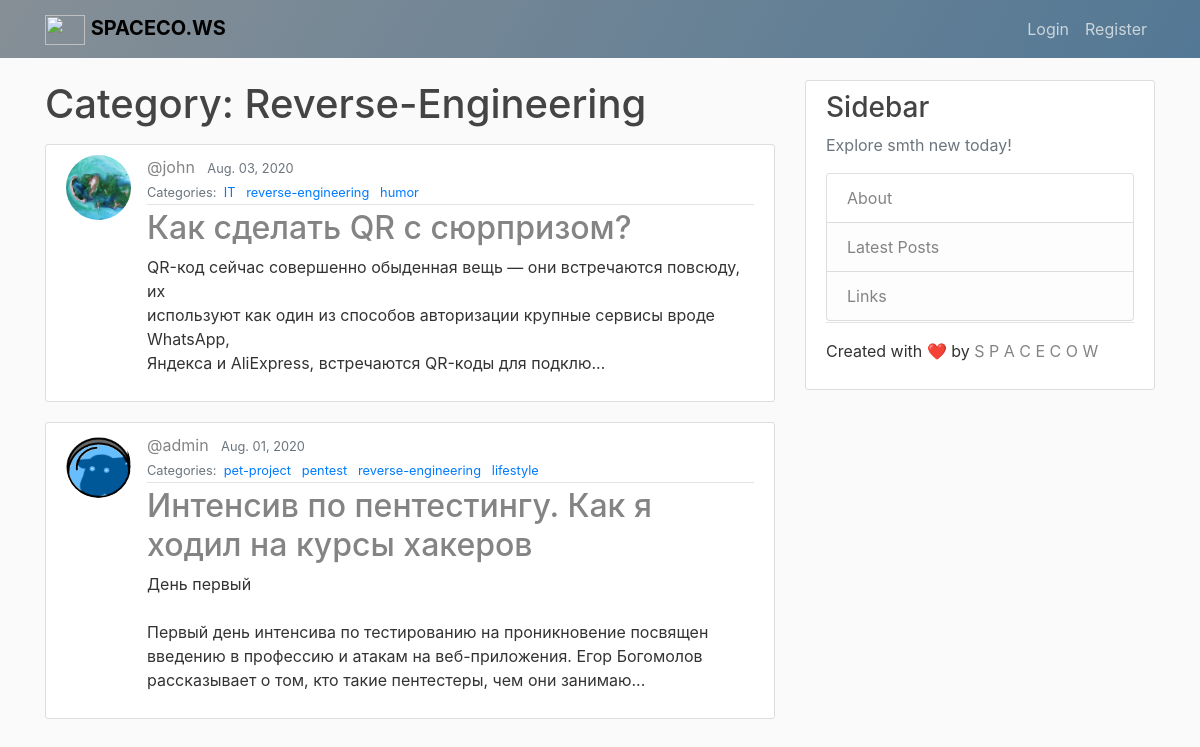
/reverse-engineering/, run on the app's committed database.
### blog/models.py (models this page shows, shortened)
class Category(models.Model):
    name = models.CharField(max_length=20)

class Post(models.Model):
    title = models.CharField(max_length=200, db_index=True)
    content = models.TextField()
    date_posted = models.DateTimeField(default=timezone.now)
    author = models.ForeignKey(User, on_delete=models.CASCADE)
    categories = models.ManyToManyField('Category', related_name='posts')
    image = models.ImageField(upload_to='images/', default="images/None/no-img.jpg")
    slug= models.SlugField(max_length=500, unique=True, null=True, blank=True, db_index=True)

### users/models.py (models this page shows, shortened)
class Profile(models.Model):
    user = models.OneToOneField(User, on_delete=models.CASCADE)
    image = models.ImageField(default='default.png', upload_to='profile_pics')

### blog/views.py (the view)
# urls.py: path("<category>/", views.blog_category, name="blog_category"),
def blog_category(request, category):
    posts = Post.objects.filter(categories__name__contains=category).order_by('-date_posted')
    content = {
        'category': category,
        'posts': posts
    }
    return render(request, 'blog/blog_category.html', content) #<--(didn't add content block) bug found 05.11.19

### blog/templates/blog/blog_category.html
{% extends 'blog/base.html' %}
{% block content %}
  <h1 class='mb-3'>Category: {{ category | title }}</h1>
  {% for post in posts %}
  <article class="media content-section">
    <img class="rounded-circle article-img" src="{{ post.author.profile.image.url }}" alt="">
    <div class="media-body">
      <div class="article-metadata">
        <a class="mr-2 author_title" href="{% url 'user-posts' post.author.username %}">@{{ post.author }}</a>
        <small class="text-muted">{{ post.date_posted|date:"N d, Y" }}</small>
        <div>
        <small class="text-muted">
          Categories:&nbsp;
          {% for category in post.categories.all %}
          <a href="{% url 'blog_category' category.name %}">
            {{ category.name }}
          </a>&nbsp;
          {% endfor %}
        </small>
        </div>
      </div>
      <h2><a class="article-title" href="{% url 'post-detail' post.slug %}">{{ post.title }}</a></h2>
      <p class="article-content">{{ post.content|slice:200 }}...</p>
    </div>
  </article>
  {% endfor %}
{% endblock content %}

### blog/static/blog/main.css (style rules this page uses)
body { background: #fafafa; color: #333333; margin-top: 5rem; }
h1, h2, h3, h4, h5, h6 { color: #444444; }
.content-section { background: #ffffff; padding: 10px 20px; border: 1px solid #dddddd; border-radius: 3px; margin-bottom: 20px; }
.article-title { color: #848484; }
.article-content { white-space: pre-line; }
.article-img { height: 65px; width: 65px; margin-right: 16px; }
.author_title { color: #848484; }
.article-metadata { padding-bottom: 1px; margin-bottom: 4px; border-bottom: 1px solid #e3e3e3; color: #000000; }

### data on the page
Category: name "Reverse-Engineering", name "reverse-engineering"
Post: author.profile.image (picture), author "john", date_posted "Aug. 03, 2020", title "Как сделать QR c сюрпризом?", content "QR-код сейчас совершенно обыденная вещь — они встречаются повсюду, их используют как один из способов авторизации крупные сервисы вроде WhatsApp, Яндекса и AliExpress, встречаются QR-коды для подклю"
Category: name "IT"
Category: name "humor"
Post: author.profile.image (placeholder picture), author "admin", date_posted "Aug. 01, 2020", title "Интенсив по пентестингу. Как я ходил на курсы хакеров", content "День первый Первый день интенсива по тестированию на проникновение посвящен введению в профессию и атакам на веб-приложения. Егор Богомолов рассказывает о том, кто такие пентестеры, чем они занимаю"
Category: name "pet-project"
Category: name "pentest"
Category: name "lifestyle"
